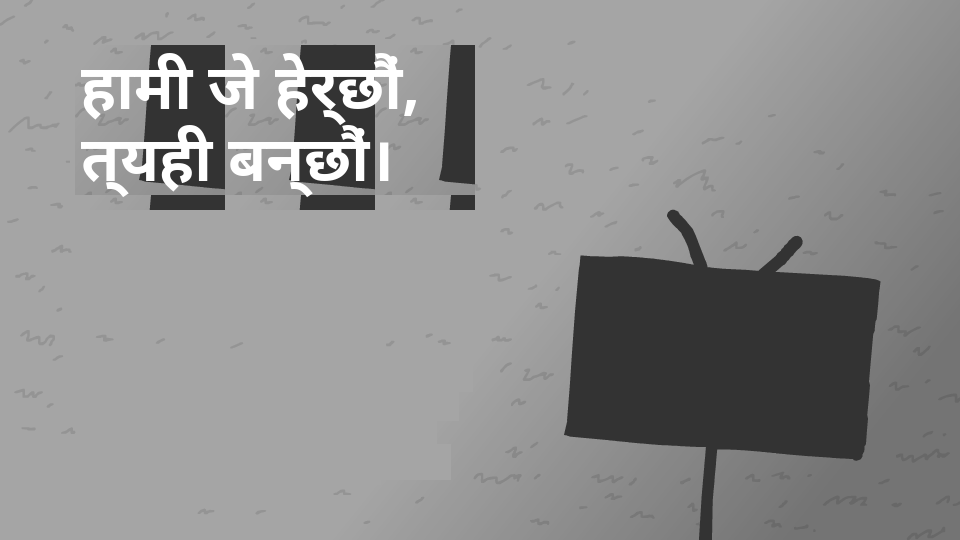
#> input picture sprites/bg_preload.png, 960 x 540 px
$ python fix_images.py
#> lines starting #> are read from the running program, lines starting #| are printed output that depends on the picture
#> in fix_bg_preload, img is the input picture: PIL image 960x540 RGBA; mean R, G, B, A 142.4, 142.4, 142.4, 255
import os
import urllib.request
from pathlib import Path

from PIL import Image, ImageDraw, ImageFont


ROOT = Path(__file__).resolve().parent
FONT_URL = 'https://github.com/googlefonts/noto-fonts/raw/main/hinted/ttf/NotoSansDevanagari/NotoSansDevanagari-Bold.ttf'
FONT_PATH = ROOT / 'NotoSansDevanagari-Bold.ttf'


def download_font():
    if not FONT_PATH.exists():
        print(f'Downloading font to {FONT_PATH.name}...')
        urllib.request.urlretrieve(FONT_URL, FONT_PATH)
    else:
        print(f'Font already exists at {FONT_PATH.name}')


def load_font(size):
    return ImageFont.truetype(str(FONT_PATH), size=size)


def sample_background(img, x1, y1, x2, y2):
#> called with x1 = 500, y1 = 300, x2 = 650, y2 = 450
    crop = img.crop((x1, y1, x2, y2))
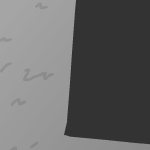
#> crop: PIL image 150x150 RGBA; mean R, G, B, A 103.8, 103.8, 103.8, 255
    return crop


def tile_region(src, dst, x1, y1, x2, y2):
#> called with x1 = 75, y1 = 45, x2 = 475, y2 = 210
    sw, sh = src.size
#> sw = 150; sh = 150
    for y in range(y1, y2):
        for x in range(x1, x2):
            sx = (x - x1) % sw
            sy = (y - y1) % sh
            dst.putpixel((x, y), src.getpixel((sx, sy)))
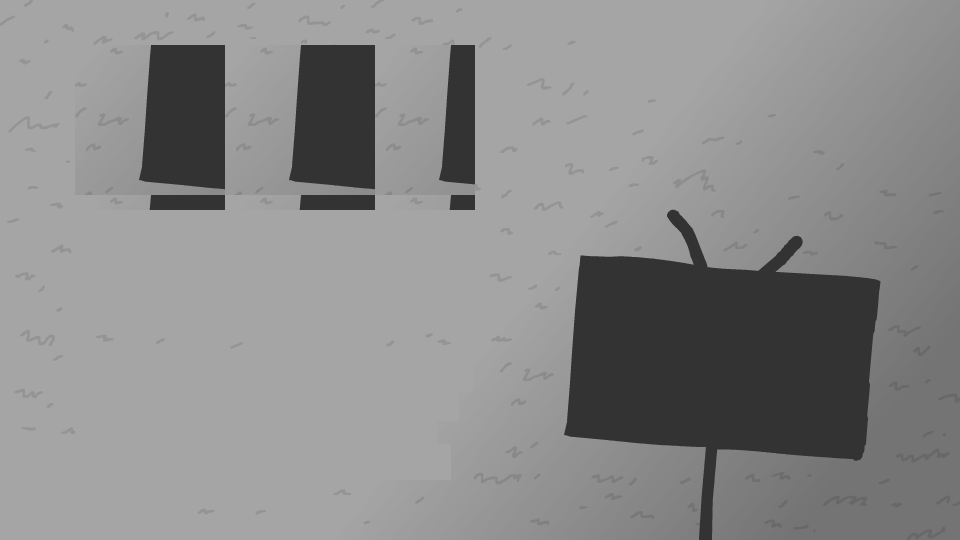
#> dst: PIL image 960x540 RGBA; mean R, G, B, A 137.9, 137.9, 137.9, 255


def fix_bg_preload():
    path = ROOT / 'sprites' / 'bg_preload.png'
    img = Image.open(path).convert('RGBA')
    draw = ImageDraw.Draw(img)

    text_x1, text_y1, text_x2, text_y2 = 75, 45, 475, 210
    sample_x1, sample_y1, sample_x2, sample_y2 = 500, 300, 650, 450

    sample = sample_background(img, sample_x1, sample_y1, sample_x2, sample_y2)
    tile_region(sample, img, text_x1, text_y1, text_x2, text_y2)

    font = load_font(62)
    draw.text((81, 53), 'हामी जे हेर्छौं,', font=font, fill=(255, 255, 255, 255))
    draw.text((81, 125), 'त्यही बन्छौं।', font=font, fill=(255, 255, 255, 255))

    img.save(path)
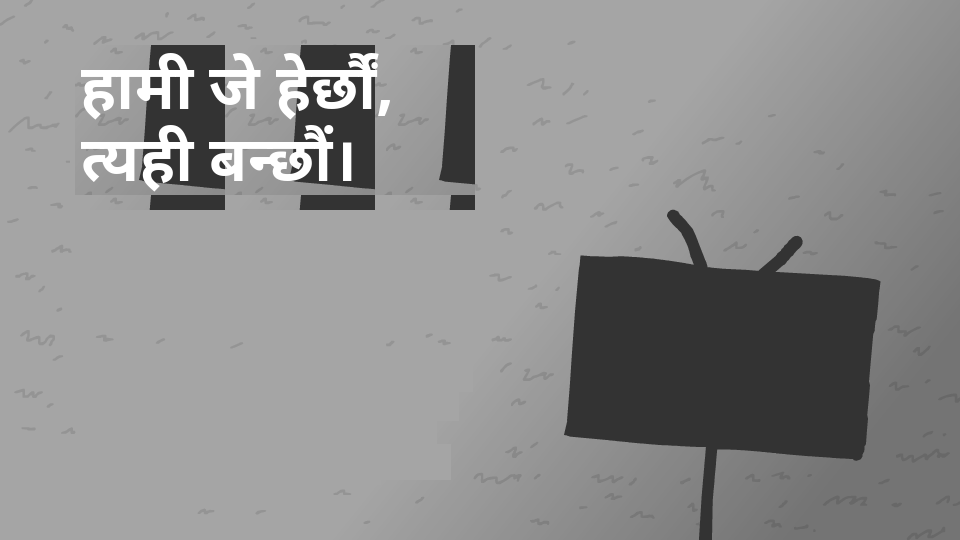
#> saved as bg_preload.png: PIL image 960x540 RGBA; mean R, G, B, A 142, 142, 142, 255
    print('Updated sprites/bg_preload.png')


def fix_preload_play():
    path = ROOT / 'sprites' / 'misc' / 'preload_play.png'
#> (the run stopped early here; a loop or call above may not have finished)
